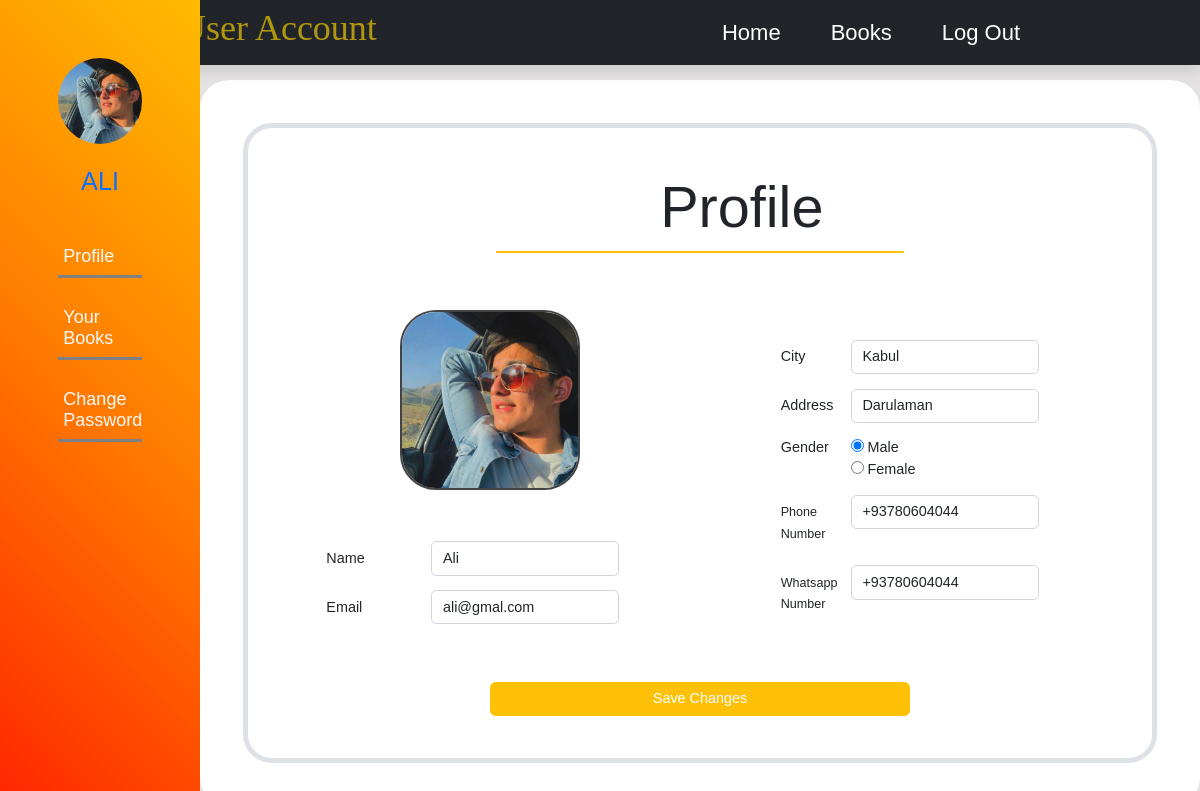
The app's page /user (signed in), older data.
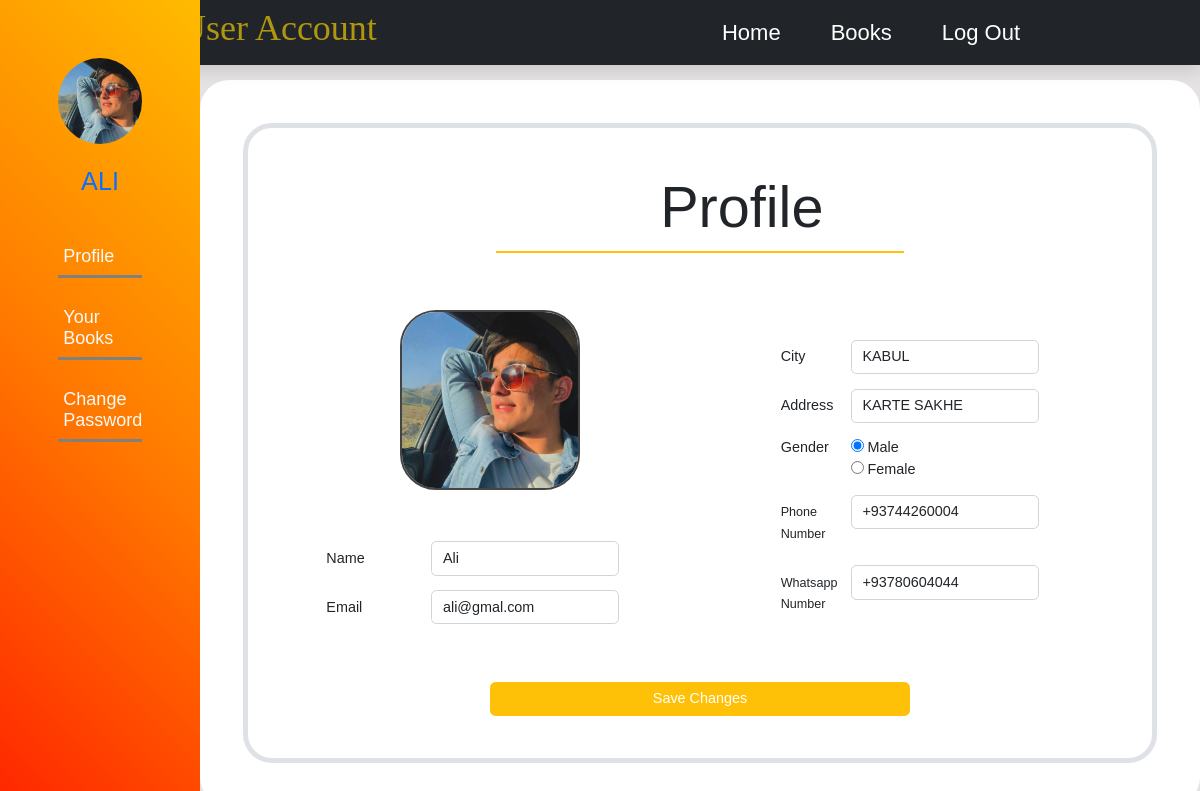
The same page, newer data.
### bookstore_account/models.py (models this page shows, shortened)
class user_profile(models.Model):
  user = models.OneToOneField(User, null=True, on_delete=models.CASCADE)
  city = models.CharField(max_length=100, blank=True, null=True)
  address = models.CharField(max_length=500, blank=True, null=True)
  gender = models.CharField(max_length=10,default='Male')
  phone_num = models.CharField(max_length=15, blank=True, null=True)
  whatsapp_num = models.CharField(max_length=15, blank=True, null=True)
  profile_pic = models.ImageField(default='default.jpg', upload_to=upload_image_path)

### bookstore_account/views.py (the view, shortened to what this page needs)
# urls.py: path('user',user_account),
@login_required(login_url='/login')
def user_account(request):
    user_id = request.user.id
    user = User.objects.get(id=user_id)
    books = Book.objects.filter(user=user)
    profile = user_profile.objects.filter(user=request.user).first()
    editForm = editRegisterForm(request.POST or None, request.FILES or None,
    initial={
        'user_name':user.username,
        'email':user.email,
        'profile_pic':profile.profile_pic,
        'city':profile.city,
        'address':profile.address,
        'gender':profile.gender,
        'phone_num':profile.phone_num,
        'whatsapp_num':profile.whatsapp_num,
        })
    context = {
            'editForm' : editForm,
            'books' : books,
        }
    return render(request, './user_account.html', context)

### bookstore_account/forms.py
class editRegisterForm(forms.Form):
    profile_pic = forms.ImageField(
        widget=forms.FileInput(attrs={"id":"file"})
    )
    user_name = forms.CharField(
        widget=forms.TextInput(attrs={"class":"form-control","placeholder":"Enter your username"}),
    )
    email = forms.EmailField(
        widget=forms.EmailInput(attrs={"class":"form-control","placeholder":"Enter your email","style":"text-transform:lowercase"}),
    )
    city = forms.CharField(
        widget=forms.TextInput(attrs={"class":"form-control","placeholder":"Enter your city"}),
    )
    address = forms.CharField(
        widget=forms.TextInput(attrs={"class":"form-control","placeholder":"Enter your address"}),
    )
    CHOICES = [
        ('Male', 'Male'),
        ('Female', 'Female'),
    ]
    gender = forms.ChoiceField(
        widget=forms.RadioSelect(),
        choices=CHOICES,
    )
    phone_num = forms.CharField(
        widget=forms.TextInput(attrs={"class":"form-control","placeholder":"Enter your phone number"}),
    )
    whatsapp_num = forms.CharField(
        widget=forms.TextInput(attrs={"class":"form-control","placeholder":"Enter your whatsapp number"}),
    )

### bookstore_account/templates/user_account.html (shortened to what this page needs)
{% extends '_main_profile.html' %} {% block content %}
<div id="profile" class="border border-5 rounded-5 p-5" >
  <div class="d-flex flex-column justify-content-center">
    <header class="d-flex flex-row justify-content-center gap-1 align-items-center mb-5 border-bottom border-2 border-warning w-50 mx-auto">
      <lord-icon src="https://cdn.lordicon.com/ajkxzzfb.json" trigger="loop" delay="500"
        colors="primary:#ffc738,secondary:#848484" style="width:80px;height:80px">
      </lord-icon>
      <h1 class="display-3">Profile</h1>
    </header>
    <form class="row mt-5" method="post" enctype="multipart/form-data" >
      <div class="col-md-6" id="leftCtn">
        <div class="mb-4 d-flex justify-content-center flex-column align-items-center" id="upload-img-div">
          <img src=" {{ user.user_profile.profile_pic.url }} " width="180" height="180" class="mx-auto d-block img-fluid"
            id="uploadImage" alt="..." />
        </div>
        <div class="row">
          <div class="col-md-1"></div>
          <div class="col-md-9">
            <div class="row mb-3">
              <label for="" class="col-sm-4 col-form-label text-dark">Name</label>
              <div class="col-sm-8">
                {{ editForm.user_name }}
              </div>
            </div>
            <div class="row mb-3">
              <label for="" class="col-sm-4 col-form-label text-dark">Email</label>
              <div class="col-sm-8">
                {{ editForm.email }}
              </div>
            </div>
          </div>
        </div>
      </div>
      <div class="col-md-6" id="rightCtn">
        <div class="row">
          <div class="col-md-2"></div>
          <div class="col-md-8">
            <div class="row mb-3">
              <label for="" class="col-sm-3 col-form-label">City</label>
              <div class="col-sm-9">
                {{ editForm.city }}
              </div>
            </div>
            <div class="row mb-3">
              <label for="" class="col-sm-3 col-form-label">Address</label>
              <div class="col-sm-9">
                {{ editForm.address }}
              </div>
            </div>
            <fieldset class="row mb-3">
              <legend class="col-form-label col-sm-3 pt-0">Gender</legend>
              <div class="col-sm-9 gender-radios">
                {{ editForm.gender }}
              </div>
            </fieldset>
            <div class="row mb-3">
              <label for="" class="col-sm-3 col-form-label"><small> Phone Number</small></label>
              <div class="col-sm-9">
                {{ editForm.phone_num }}
              </div>
            </div>
            <div class="row mb-3">
              <label for="" class="col-sm-3 col-form-label"><small> Whatsapp Number</small></label>
              <div class="col-sm-9">
                {{ editForm.whatsapp_num }}
              </div>
            </div>
          </div>
        </div>
      </div>
      <button class="btn btn-warning text-white w-50 mx-auto mt-5" type="submit">
        Save Changes
      </button>
    </form>
  </div>
</div>
{% endblock %}

Row changes from the older to the newer data that the page shows:
changed user_profile "☑ Male ☐ Female": city "Kabul" → "KABUL"; address "Darulaman" → "KARTE SAKHE"; phone_num "+93780604044" → "+93744260004"
